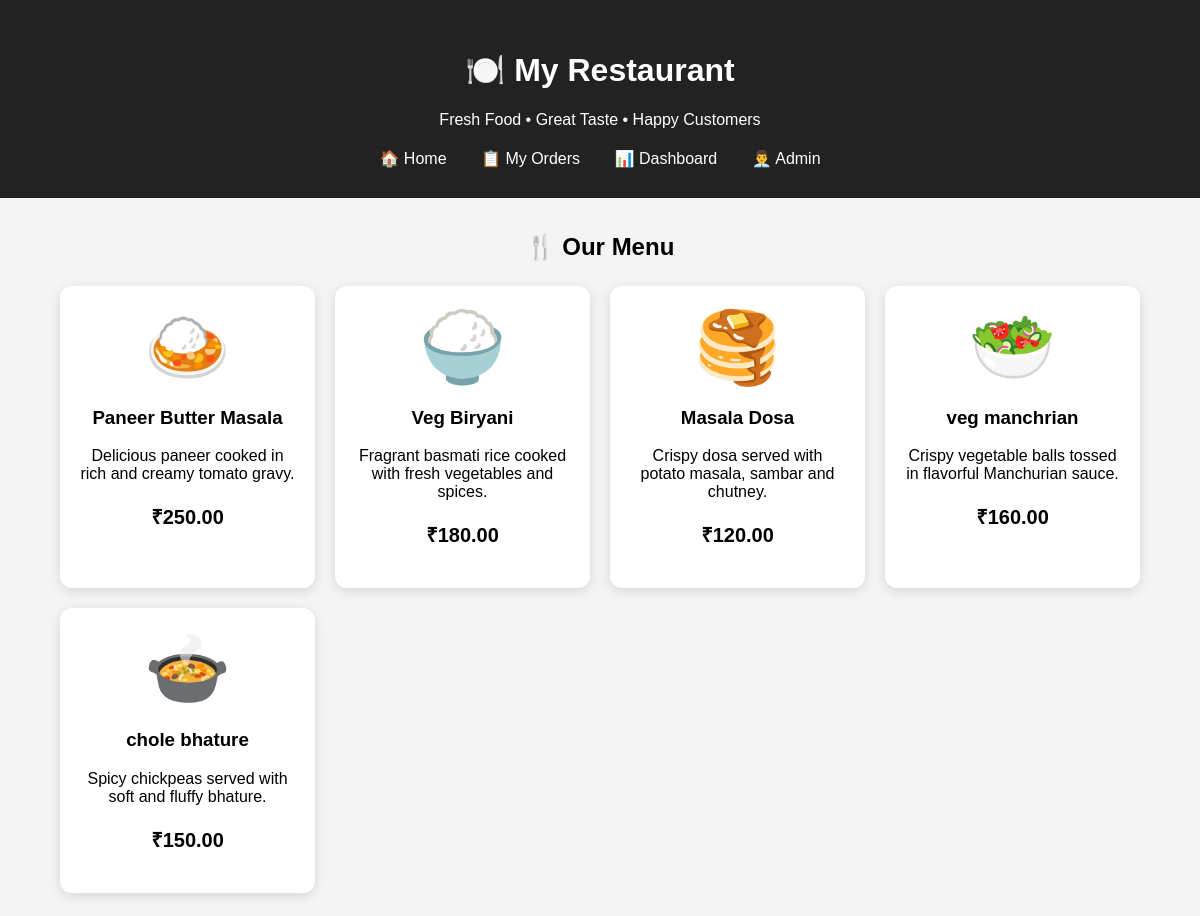
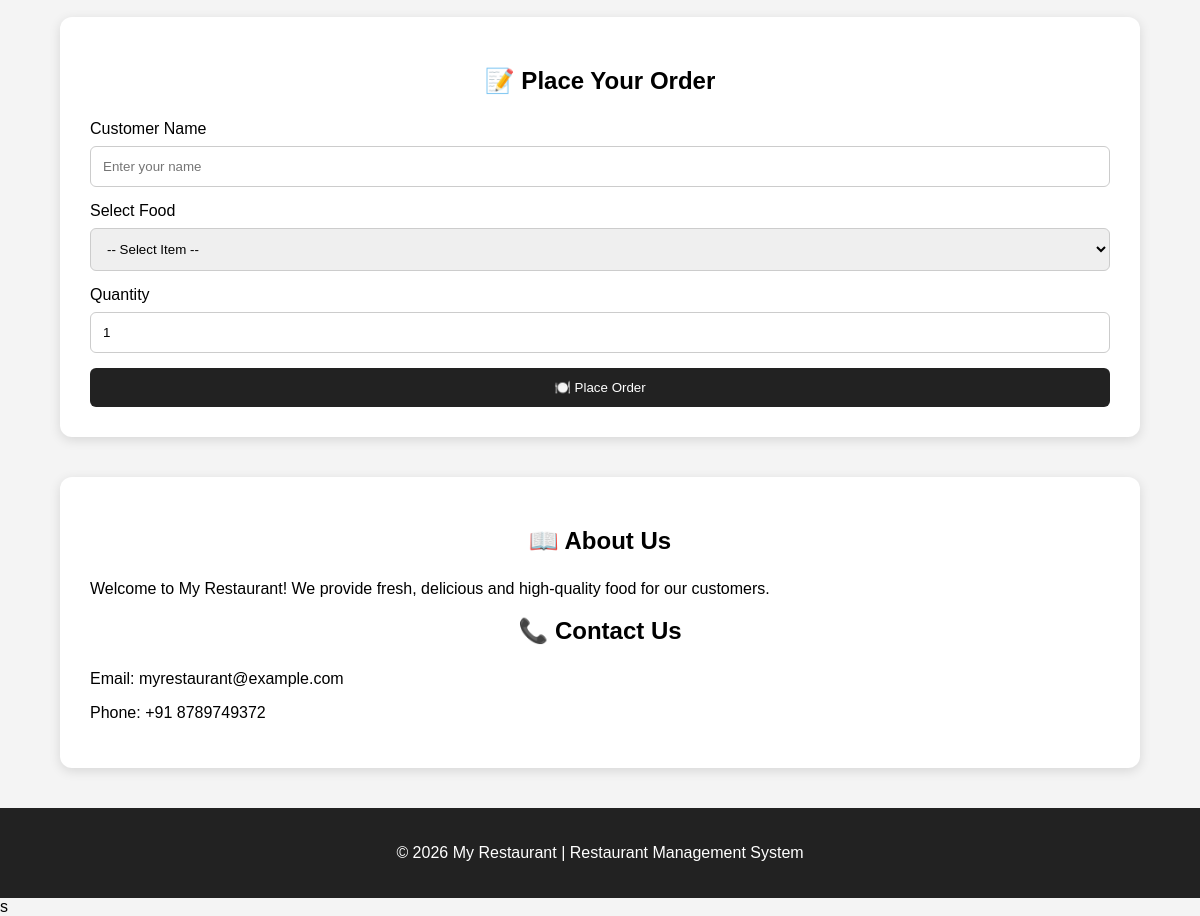
The page / on the database its author committed (2 pictures, top to bottom).
### restaurant_app/models.py (models this page shows, shortened)
class MenuItem(models.Model):
    name = models.CharField(max_length=100)
    description = models.TextField()
    price = models.DecimalField(max_digits=10, decimal_places=2)
    available = models.BooleanField(default=True)

### restaurant_app/views.py (the view, shortened to what this page needs)
# urls.py: path('', views.home, name='home'),
def home(request):
    menu_items = MenuItem.objects.filter(available=True)
    message = ''
    return render(request, 'restaurant_app/home.html', {
        'menu_items': menu_items,
        'message': message
    })

### restaurant_app/templates/restaurant_app/home.html (shortened to what this page needs)
<!DOCTYPE html>
<html>
<head>
</head>
<body>
<header>
    <h1>🍽️ My Restaurant</h1>
    <p>Fresh Food • Great Taste • Happy Customers</p>
    <nav>
        <a href="/">🏠 Home</a>
        <a href="/orders/">📋 My Orders</a>
        <a href="/dashboard/">📊 Dashboard</a>
        <a href="/admin/">👨‍💼 Admin</a>
    </nav>
</header>
<div class="container">
    <h2>🍴 Our Menu</h2>
    <div class="menu">
        {% for item in menu_items %}
        <div class="card">
            {% if item.name == "Paneer Butter Masala" %}
                <div class="food">🍛</div>
            {% elif item.name == "Veg Biryani" %}
                <div class="food">🍚</div>
            {% elif item.name == "Masala Dosa" %}
                <div class="food">🥞</div>
            {% elif item.name == "veg manchrian" %}
                <div class="food">🥗</div>
            {% elif item.name == "chole bhature" %}
                <div class="food">🍲</div>
            {% else %}
                <div class="food">🍽️</div>
            {% endif %}
            <h3>{{ item.name }}</h3>
            <p>{{ item.description }}</p>
            <p class="price">₹{{ item.price }}</p>
        </div>
        {% endfor %}
    </div>
    <div class="order-box">
        <h2>📝 Place Your Order</h2>
        <form method="POST">
            <label>Customer Name</label>
            <input
                type="text"
                name="customer_name"
                placeholder="Enter your name"
                required
            >
            <label>Select Food</label>
            <select name="item" required>
                <option value="">-- Select Item --</option>
            </select>
            <label>Quantity</label>
            <input
                type="number"
                name="quantity"
                min="1"
                value="1"
                required
            >
            <button type="submit">
                🍽️ Place Order
            </button>
        </form>
    </div>
    <div class="info">
        <h2>📖 About Us</h2>
        <p>
            Welcome to My Restaurant! We provide fresh, delicious and
            high-quality food for our customers.
        </p>
        <h2>📞 Contact Us</h2>
        <p>
            Email: myrestaurant@example.com
        </p>
        <p>
            Phone: +91 8789749372
        </p>
    </div>
</div>
<footer>
    <p>© 2026 My Restaurant | Restaurant Management System</p>
</footer>
</body>
</html>s

### restaurant_app/templates/restaurant_app/home.html (style rules this page uses)
body { margin: 0; font-family: Arial, sans-serif; background: #f4f4f4; }
header { background: #222; color: white; text-align: center; padding: 30px; }
nav { margin-top: 20px; }
nav a { color: white; margin: 0 15px; text-decoration: none; }
.container { width: 90%; max-width: 1100px; margin: 35px auto; }
h2 { text-align: center; margin-bottom: 25px; }
.menu { display: grid; grid-template-columns: repeat(auto-fit, minmax(220px, 1fr)); gap: 20px; }
.card { background: white; padding: 20px; border-radius: 12px; text-align: center; box-shadow: 0 3px 12px rgba(0,0,0,0.12); }
.food { font-size: 70px; }
.price { font-size: 20px; font-weight: bold; }
.order-box { background: white; padding: 30px; margin-top: 40px; border-radius: 12px; box-shadow: 0 3px 12px rgba(0,0,0,0.12); }
input, select { width: 100%; padding: 12px; margin-top: 8px; margin-bottom: 15px; box-sizing: border-box; border: 1px solid #ccc; border-radius: 6px; }
button { width: 100%; padding: 12px; background: #222; color: white; border: none; border-radius: 6px; cursor: pointer; }
.info { background: white; padding: 30px; margin-top: 40px; border-radius: 12px; box-shadow: 0 3px 12px rgba(0,0,0,0.12); }
footer { background: #222; color: white; text-align: center; padding: 20px; margin-top: 40px; }

### rows shown on the page
MenuItem: name "Paneer Butter Masala", description "Delicious paneer cooked in rich and creamy tomato gravy.", price "250.00"
MenuItem: name "Veg Biryani", description "Fragrant basmati rice cooked with fresh vegetables and spices.", price "180.00"
MenuItem: name "Masala Dosa", description "Crispy dosa served with potato masala, sambar and chutney.", price "120.00"
MenuItem: name "veg manchrian", description "Crispy vegetable balls tossed in flavorful Manchurian sauce.", price "160.00"
MenuItem: name "chole bhature", description "Spicy chickpeas served with soft and fluffy bhature.", price "150.00"
